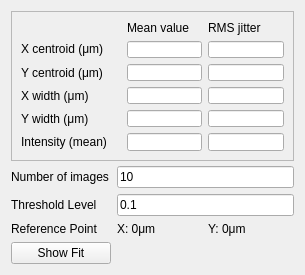
<?xml version="1.0" encoding="UTF-8"?>
<ui version="4.0">
 <class>Form</class>
 <widget class="QWidget" name="Form">
  <property name="geometry">
   <rect>
    <x>0</x>
    <y>0</y>
    <width>305</width>
    <height>275</height>
   </rect>
  </property>
  <property name="minimumSize">
   <size>
    <width>300</width>
    <height>275</height>
   </size>
  </property>
  <property name="maximumSize">
   <size>
    <width>500</width>
    <height>16777215</height>
   </size>
  </property>
  <property name="windowTitle">
   <string>Form</string>
  </property>
  <layout class="QGridLayout" name="gridLayout_2">
   <item row="2" column="0">
    <widget class="QLabel" name="thresholdLabel">
     <property name="text">
      <string>Threshold Level</string>
     </property>
    </widget>
   </item>
   <item row="6" column="0">
    <widget class="QPushButton" name="showFitButton">
     <property name="minimumSize">
      <size>
       <width>100</width>
       <height>0</height>
      </size>
     </property>
     <property name="maximumSize">
      <size>
       <width>100</width>
       <height>16777215</height>
      </size>
     </property>
     <property name="text">
      <string>Show Fit</string>
     </property>
     <property name="checkable">
      <bool>true</bool>
     </property>
    </widget>
   </item>
   <item row="4" column="1">
    <widget class="QLabel" name="xReferenceLabel">
     <property name="text">
      <string>X: 0μm</string>
     </property>
    </widget>
   </item>
   <item row="1" column="0">
    <widget class="QLabel" name="nImagesLabel">
     <property name="text">
      <string>Number of images</string>
     </property>
    </widget>
   </item>
   <item row="4" column="0">
    <widget class="QLabel" name="label_4">
     <property name="text">
      <string>Reference Point</string>
     </property>
    </widget>
   </item>
   <item row="4" column="2">
    <widget class="QLabel" name="yReferenceLabel">
     <property name="text">
      <string>Y: 0μm</string>
     </property>
    </widget>
   </item>
   <item row="2" column="1" colspan="2">
    <widget class="QLineEdit" name="thresholdLineEdit">
     <property name="text">
      <string>0.1</string>
     </property>
    </widget>
   </item>
   <item row="1" column="1" colspan="2">
    <widget class="QLineEdit" name="nImagesLineEdit">
     <property name="text">
      <string>10</string>
     </property>
    </widget>
   </item>
   <item row="0" column="0" colspan="3">
    <widget class="QFrame" name="frame">
     <property name="minimumSize">
      <size>
       <width>250</width>
       <height>150</height>
      </size>
     </property>
     <property name="frameShape">
      <enum>QFrame::StyledPanel</enum>
     </property>
     <property name="frameShadow">
      <enum>QFrame::Raised</enum>
     </property>
     <layout class="QGridLayout" name="gridLayout">
      <item row="3" column="2">
       <widget class="QLineEdit" name="xWidthRMSLineEdit"/>
      </item>
      <item row="1" column="1">
       <widget class="QLineEdit" name="xCentroidLineEdit">
        <property name="enabled">
         <bool>true</bool>
        </property>
        <property name="readOnly">
         <bool>true</bool>
        </property>
       </widget>
      </item>
      <item row="2" column="1">
       <widget class="QLineEdit" name="yCentroidLineEdit">
        <property name="enabled">
         <bool>true</bool>
        </property>
        <property name="readOnly">
         <bool>true</bool>
        </property>
       </widget>
      </item>
      <item row="4" column="0">
       <widget class="QLabel" name="yWidthLabel">
        <property name="text">
         <string>Y width (μm)</string>
        </property>
       </widget>
      </item>
      <item row="3" column="0">
       <widget class="QLabel" name="xWidthLabel">
        <property name="text">
         <string>X width (μm)</string>
        </property>
       </widget>
      </item>
      <item row="3" column="1">
       <widget class="QLineEdit" name="xWidthLineEdit">
        <property name="enabled">
         <bool>true</bool>
        </property>
        <property name="readOnly">
         <bool>true</bool>
        </property>
       </widget>
      </item>
      <item row="4" column="1">
       <widget class="QLineEdit" name="yWidthLineEdit">
        <property name="enabled">
         <bool>true</bool>
        </property>
        <property name="readOnly">
         <bool>true</bool>
        </property>
       </widget>
      </item>
      <item row="4" column="2">
       <widget class="QLineEdit" name="yWidthRMSLineEdit"/>
      </item>
      <item row="2" column="0">
       <widget class="QLabel" name="yCentroidLabel">
        <property name="text">
         <string>Y centroid (μm)</string>
        </property>
       </widget>
      </item>
      <item row="2" column="2">
       <widget class="QLineEdit" name="yCentroidRMSLineEdit"/>
      </item>
      <item row="0" column="2">
       <widget class="QLabel" name="label_2">
        <property name="text">
         <string>RMS jitter</string>
        </property>
       </widget>
      </item>
      <item row="1" column="2">
       <widget class="QLineEdit" name="xCentroidRMSLineEdit"/>
      </item>
      <item row="0" column="1">
       <widget class="QLabel" name="label">
        <property name="text">
         <string>Mean value</string>
        </property>
       </widget>
      </item>
      <item row="1" column="0">
       <widget class="QLabel" name="xCentroidLabel">
        <property name="minimumSize">
         <size>
          <width>100</width>
          <height>0</height>
         </size>
        </property>
        <property name="text">
         <string>&lt;html&gt;&lt;head/&gt;&lt;body&gt;&lt;p&gt;X centroid (μm)&lt;/p&gt;&lt;/body&gt;&lt;/html&gt;</string>
        </property>
       </widget>
      </item>
      <item row="5" column="0">
       <widget class="QLabel" name="label_3">
        <property name="text">
         <string>Intensity (mean)</string>
        </property>
       </widget>
      </item>
      <item row="5" column="1">
       <widget class="QLineEdit" name="intensityLineEdit"/>
      </item>
      <item row="5" column="2">
       <widget class="QLineEdit" name="intensityRMSLineEdit"/>
      </item>
     </layout>
     <zorder>xWidthRMSLineEdit</zorder>
     <zorder>yWidthLabel</zorder>
     <zorder>xWidthLabel</zorder>
     <zorder>yWidthRMSLineEdit</zorder>
     <zorder>yCentroidLabel</zorder>
     <zorder>yCentroidRMSLineEdit</zorder>
     <zorder>label_2</zorder>
     <zorder>xCentroidRMSLineEdit</zorder>
     <zorder>label</zorder>
     <zorder>xCentroidLabel</zorder>
     <zorder>label_3</zorder>
     <zorder>intensityRMSLineEdit</zorder>
     <zorder>xCentroidLineEdit</zorder>
     <zorder>yCentroidLineEdit</zorder>
     <zorder>xWidthLineEdit</zorder>
     <zorder>yWidthLineEdit</zorder>
     <zorder>intensityLineEdit</zorder>
    </widget>
   </item>
  </layout>
 </widget>
 <resources/>
 <connections/>
</ui>
